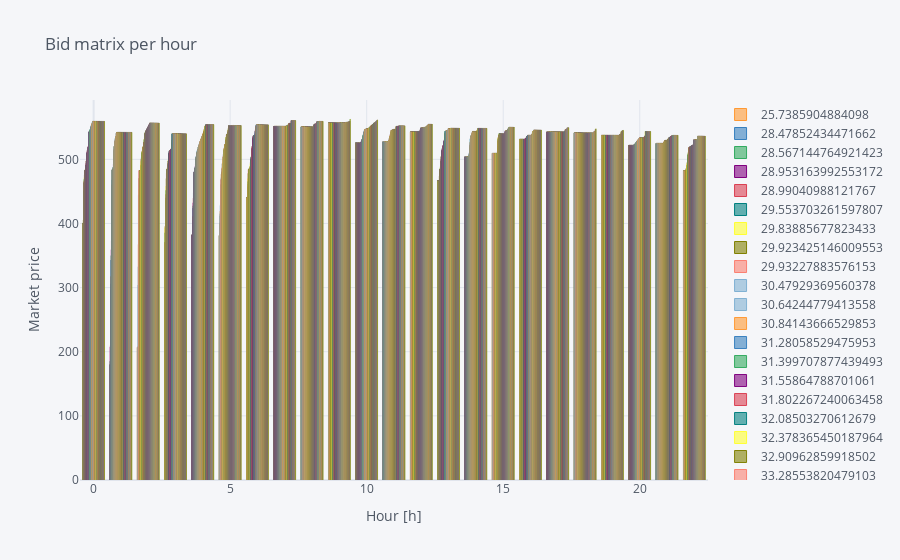

Notebook code for this chart:
### Code cell
# Plotting bid matrices with different properties
bid_matrix_transposed.iplot(kind='bar', title="Bid matrix per hour", xaxis_title ="Hour [h]", yaxis_title="Market price")
